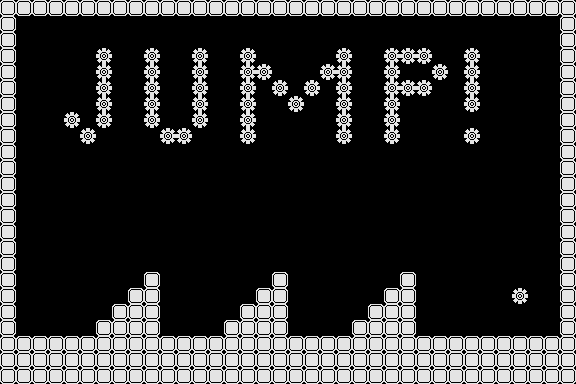

A 2D game scene composited from a Tiled map and its tileset images. What follows is a short description and the map's XML, with every tile layer's data as written:
An orthogonal 36x24 tile map with 16x16 px tiles, 1 tile layer (bg) and 18 objects (goal, start).

<map version="1.10" tiledversion="1.10.2" orientation="orthogonal" renderorder="right-down" width="36" height="24" tilewidth="16" tileheight="16" infinite="0" nextlayerid="4" nextobjectid="21">
 <tileset firstgid="1" source="Tiles.tsx" />
 <layer id="1" name="bg" width="36" height="24">
  <data encoding="csv">
12,12,12,12,12,12,12,12,12,12,12,12,12,12,12,12,12,12,12,12,12,12,12,12,12,12,12,12,12,12,12,12,12,12,12,12,
12,0,0,0,0,0,0,0,0,0,0,0,0,0,0,0,0,0,0,0,0,0,0,0,0,0,0,0,0,0,0,0,0,0,0,12,
12,0,0,0,0,0,0,0,0,0,0,0,0,0,0,0,0,0,0,0,0,0,0,0,0,0,0,0,0,0,0,0,0,0,0,12,
12,0,0,0,0,0,216,0,0,216,0,0,216,0,0,216,0,0,0,0,0,216,0,0,216,216,216,0,0,216,0,0,0,0,0,12,
12,0,0,0,0,0,216,0,0,216,0,0,216,0,0,216,216,0,0,0,216,216,0,0,216,0,0,216,0,216,0,0,0,0,0,12,
12,0,0,0,0,0,216,0,0,216,0,0,216,0,0,216,0,216,0,216,0,216,0,0,216,216,216,0,0,216,0,0,0,0,0,12,
12,0,0,0,0,0,216,0,0,216,0,0,216,0,0,216,0,0,216,0,0,216,0,0,216,0,0,0,0,216,0,0,0,0,0,12,
12,0,0,0,216,0,216,0,0,216,0,0,216,0,0,216,0,0,0,0,0,216,0,0,216,0,0,0,0,0,0,0,0,0,0,12,
12,0,0,0,0,216,0,0,0,0,216,216,0,0,0,216,0,0,0,0,0,216,0,0,216,0,0,0,0,216,0,0,0,0,0,12,
12,0,0,0,0,0,0,0,0,0,0,0,0,0,0,0,0,0,0,0,0,0,0,0,0,0,0,0,0,0,0,0,0,0,0,12,
12,0,0,0,0,0,0,0,0,0,0,0,0,0,0,0,0,0,0,0,0,0,0,0,0,0,0,0,0,0,0,0,0,0,0,12,
12,0,0,0,0,0,0,0,0,0,0,0,0,0,0,0,0,0,0,0,0,0,0,0,0,0,0,0,0,0,0,0,0,0,0,12,
12,0,0,0,0,0,0,0,0,0,0,0,0,0,0,0,0,0,0,0,0,0,0,0,0,0,0,0,0,0,0,0,0,0,0,12,
12,0,0,0,0,0,0,0,0,0,0,0,0,0,0,0,0,0,0,0,0,0,0,0,0,0,0,0,0,0,0,0,0,0,0,12,
12,0,0,0,0,0,0,0,0,0,0,0,0,0,0,0,0,0,0,0,0,0,0,0,0,0,0,0,0,0,0,0,0,0,0,12,
12,0,0,0,0,0,0,0,0,0,0,0,0,0,0,0,0,0,0,0,0,0,0,0,0,0,0,0,0,0,0,0,0,0,0,12,
12,0,0,0,0,0,0,0,0,0,0,0,0,0,0,0,0,0,0,0,0,0,0,0,0,0,0,0,0,0,0,0,0,0,0,12,
12,0,0,0,0,0,0,0,0,12,0,0,0,0,0,0,0,12,0,0,0,0,0,0,0,12,0,0,0,0,0,0,0,0,0,12,
12,0,0,0,0,0,0,0,12,12,0,0,0,0,0,0,12,12,0,0,0,0,0,0,12,12,0,0,0,0,0,0,216,0,0,12,
12,0,0,0,0,0,0,12,12,12,0,0,0,0,0,12,12,12,0,0,0,0,0,12,12,12,0,0,0,0,0,0,0,0,0,12,
12,0,0,0,0,0,12,12,12,12,0,0,0,0,12,12,12,12,0,0,0,0,12,12,12,12,0,0,0,0,0,0,0,0,0,12,
12,12,12,12,12,12,12,12,12,12,12,12,12,12,12,12,12,12,12,12,12,12,12,12,12,12,12,12,12,12,12,12,12,12,12,12,
12,12,12,12,12,12,12,12,12,12,12,12,12,12,12,12,12,12,12,12,12,12,12,12,12,12,12,12,12,12,12,12,12,12,12,12,
12,12,12,12,12,12,12,12,12,12,12,12,12,12,12,12,12,12,12,12,12,12,12,12,12,12,12,12,12,12,12,12,12,12,12,12
</data>
 </layer>
 <objectgroup id="2" name="collision">
  <object id="1" x="0" y="0" width="16" height="384" />
  <object id="2" x="0" y="336" width="576" height="48" />
  <object id="3" x="560" y="0" width="16" height="384" />
  <object id="4" x="0" y="0" width="576" height="16" />
  <object id="7" x="144" y="272" width="16" height="64" />
  <object id="8" x="128" y="288" width="16" height="48" />
  <object id="9" x="112" y="304" width="16" height="32" />
  <object id="10" x="96" y="320" width="16" height="16" />
  <object id="11" x="224" y="320" width="64" height="16">
   <polygon points="0,0 64,0 64,16 0,16" />
  </object>
  <object id="17" x="352" y="320" width="64" height="16">
   <polygon points="0,0 64,0 64,16 0,16" />
  </object>
  <object id="12" x="240" y="304" width="48" height="16">
   <polygon points="0,0 48,0 48,16 0,16" />
  </object>
  <object id="18" x="368" y="304" width="48" height="16">
   <polygon points="0,0 48,0 48,16 0,16" />
  </object>
  <object id="13" x="256" y="288" width="32" height="16">
   <polygon points="0,0 32,0 32,16 0,16" />
  </object>
  <object id="19" x="384" y="288" width="32" height="16">
   <polygon points="0,0 32,0 32,16 0,16" />
  </object>
  <object id="14" x="272" y="272" width="16" height="16">
   <polygon points="0,0 16,0 16,16 0,16" />
  </object>
  <object id="20" x="400" y="272" width="16" height="16">
   <polygon points="0,0 16,0 16,16 0,16" />
  </object>
 </objectgroup>
 <objectgroup id="3" name="spot">
  <object id="5" type="goal" x="512" y="288" width="16" height="16" />
  <object id="6" type="start" x="48" y="288" width="16" height="16" />
 </objectgroup>
</map>
